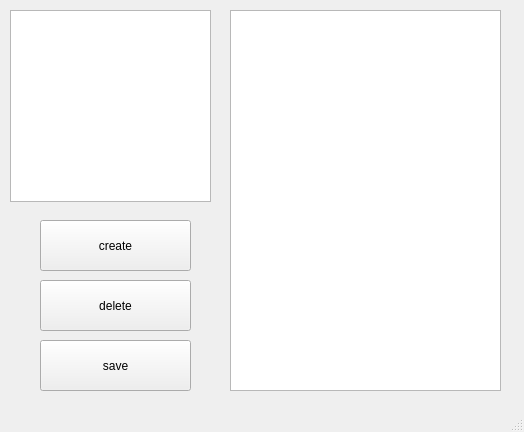
<?xml version="1.0" encoding="UTF-8"?>
<ui version="4.0">
 <class>MainWindow</class>
 <widget class="QMainWindow" name="MainWindow">
  <property name="geometry">
   <rect>
    <x>0</x>
    <y>0</y>
    <width>524</width>
    <height>432</height>
   </rect>
  </property>
  <property name="windowTitle">
   <string>MainWindow</string>
  </property>
  <widget class="QWidget" name="centralwidget">
   <widget class="QPushButton" name="pushButton">
    <property name="geometry">
     <rect>
      <x>40</x>
      <y>280</y>
      <width>151</width>
      <height>51</height>
     </rect>
    </property>
    <property name="text">
     <string>delete</string>
    </property>
   </widget>
   <widget class="QPushButton" name="pushButton_2">
    <property name="geometry">
     <rect>
      <x>40</x>
      <y>340</y>
      <width>151</width>
      <height>51</height>
     </rect>
    </property>
    <property name="text">
     <string>save</string>
    </property>
   </widget>
   <widget class="QPushButton" name="pushButton_3">
    <property name="geometry">
     <rect>
      <x>40</x>
      <y>220</y>
      <width>151</width>
      <height>51</height>
     </rect>
    </property>
    <property name="text">
     <string>create</string>
    </property>
   </widget>
   <widget class="QListWidget" name="listWidget">
    <property name="geometry">
     <rect>
      <x>10</x>
      <y>10</y>
      <width>201</width>
      <height>192</height>
     </rect>
    </property>
   </widget>
   <widget class="QTextEdit" name="textEdit">
    <property name="geometry">
     <rect>
      <x>230</x>
      <y>10</y>
      <width>271</width>
      <height>381</height>
     </rect>
    </property>
   </widget>
  </widget>
  <widget class="QMenuBar" name="menubar">
   <property name="geometry">
    <rect>
     <x>0</x>
     <y>0</y>
     <width>524</width>
     <height>21</height>
    </rect>
   </property>
  </widget>
  <widget class="QStatusBar" name="statusbar"/>
 </widget>
 <resources/>
 <connections/>
</ui>
